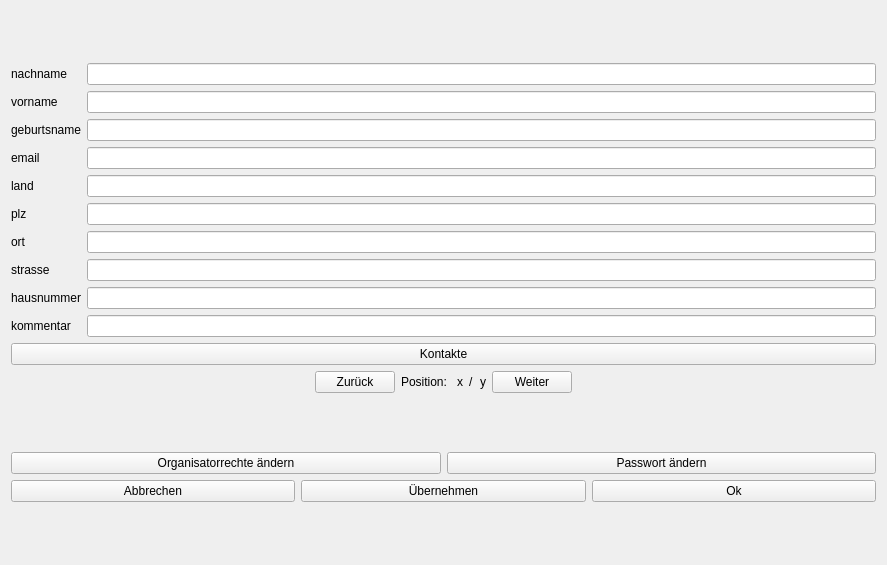
<?xml version="1.0" encoding="UTF-8"?>
<ui version="4.0">
 <class>ProfileView</class>
 <widget class="QWidget" name="ProfileView">
  <property name="geometry">
   <rect>
    <x>0</x>
    <y>0</y>
    <width>887</width>
    <height>565</height>
   </rect>
  </property>
  <property name="windowTitle">
   <string>Form</string>
  </property>
  <layout class="QVBoxLayout" name="verticalLayout_2">
   <item>
    <spacer name="verticalSpacer">
     <property name="orientation">
      <enum>Qt::Vertical</enum>
     </property>
     <property name="sizeHint" stdset="0">
      <size>
       <width>20</width>
       <height>11</height>
      </size>
     </property>
    </spacer>
   </item>
   <item>
    <layout class="QFormLayout" name="formLayout">
     <item row="0" column="0">
      <widget class="QLabel" name="nachnameLbl">
       <property name="text">
        <string>nachname</string>
       </property>
      </widget>
     </item>
     <item row="0" column="1">
      <widget class="QLineEdit" name="nachnameTbx"/>
     </item>
     <item row="1" column="0">
      <widget class="QLabel" name="vornameLbl">
       <property name="text">
        <string>vorname</string>
       </property>
      </widget>
     </item>
     <item row="1" column="1">
      <widget class="QLineEdit" name="vornameTbx"/>
     </item>
     <item row="2" column="0">
      <widget class="QLabel" name="geburtsnameLbl">
       <property name="text">
        <string>geburtsname</string>
       </property>
      </widget>
     </item>
     <item row="2" column="1">
      <widget class="QLineEdit" name="geburtsnameTbx"/>
     </item>
     <item row="3" column="0">
      <widget class="QLabel" name="emailLbl">
       <property name="text">
        <string>email</string>
       </property>
      </widget>
     </item>
     <item row="3" column="1">
      <widget class="QLineEdit" name="emailTbx"/>
     </item>
     <item row="4" column="0">
      <widget class="QLabel" name="landLbl">
       <property name="text">
        <string>land</string>
       </property>
      </widget>
     </item>
     <item row="4" column="1">
      <widget class="QLineEdit" name="landTbx"/>
     </item>
     <item row="5" column="0">
      <widget class="QLabel" name="plzLbl">
       <property name="text">
        <string>plz</string>
       </property>
      </widget>
     </item>
     <item row="5" column="1">
      <widget class="QLineEdit" name="plzTbx"/>
     </item>
     <item row="6" column="0">
      <widget class="QLabel" name="ortLbl">
       <property name="text">
        <string>ort</string>
       </property>
      </widget>
     </item>
     <item row="6" column="1">
      <widget class="QLineEdit" name="ortTbx"/>
     </item>
     <item row="7" column="0">
      <widget class="QLabel" name="strasseLbl">
       <property name="text">
        <string>strasse</string>
       </property>
      </widget>
     </item>
     <item row="7" column="1">
      <widget class="QLineEdit" name="strasseTbx"/>
     </item>
     <item row="8" column="0">
      <widget class="QLabel" name="hausnummerLbl">
       <property name="text">
        <string>hausnummer</string>
       </property>
      </widget>
     </item>
     <item row="8" column="1">
      <widget class="QLineEdit" name="hausnummerTbx"/>
     </item>
     <item row="9" column="0">
      <widget class="QLabel" name="label">
       <property name="text">
        <string>kommentar</string>
       </property>
      </widget>
     </item>
     <item row="9" column="1">
      <widget class="QLineEdit" name="kommentarTbx"/>
     </item>
    </layout>
   </item>
   <item>
    <widget class="QPushButton" name="kontakteBtn">
     <property name="text">
      <string>Kontakte</string>
     </property>
    </widget>
   </item>
   <item>
    <layout class="QHBoxLayout" name="horizontalLayout_3">
     <item>
      <spacer name="horizontalSpacer">
       <property name="orientation">
        <enum>Qt::Horizontal</enum>
       </property>
       <property name="sizeHint" stdset="0">
        <size>
         <width>40</width>
         <height>20</height>
        </size>
       </property>
      </spacer>
     </item>
     <item>
      <widget class="QPushButton" name="prevBtn">
       <property name="text">
        <string>Zurück</string>
       </property>
      </widget>
     </item>
     <item>
      <widget class="QLabel" name="label_2">
       <property name="text">
        <string>Position: </string>
       </property>
      </widget>
     </item>
     <item>
      <widget class="QLabel" name="curPosLbl">
       <property name="text">
        <string>x</string>
       </property>
      </widget>
     </item>
     <item>
      <widget class="QLabel" name="label_4">
       <property name="text">
        <string>/</string>
       </property>
      </widget>
     </item>
     <item>
      <widget class="QLabel" name="maxPosLbl">
       <property name="text">
        <string>y</string>
       </property>
      </widget>
     </item>
     <item>
      <widget class="QPushButton" name="nextBtn">
       <property name="text">
        <string>Weiter</string>
       </property>
      </widget>
     </item>
     <item>
      <spacer name="horizontalSpacer_2">
       <property name="orientation">
        <enum>Qt::Horizontal</enum>
       </property>
       <property name="sizeHint" stdset="0">
        <size>
         <width>40</width>
         <height>20</height>
        </size>
       </property>
      </spacer>
     </item>
    </layout>
   </item>
   <item>
    <spacer name="verticalSpacer_3">
     <property name="orientation">
      <enum>Qt::Vertical</enum>
     </property>
     <property name="sizeHint" stdset="0">
      <size>
       <width>20</width>
       <height>40</height>
      </size>
     </property>
    </spacer>
   </item>
   <item>
    <layout class="QVBoxLayout" name="verticalLayout">
     <item>
      <layout class="QHBoxLayout" name="horizontalLayout_2">
       <item>
        <widget class="QPushButton" name="orgRechteBtn">
         <property name="text">
          <string>Organisatorrechte ändern</string>
         </property>
        </widget>
       </item>
       <item>
        <widget class="QPushButton" name="pwAendernBtn">
         <property name="text">
          <string>Passwort ändern</string>
         </property>
        </widget>
       </item>
      </layout>
     </item>
     <item>
      <layout class="QHBoxLayout" name="horizontalLayout">
       <item>
        <widget class="QPushButton" name="abbBtn">
         <property name="text">
          <string>Abbrechen</string>
         </property>
        </widget>
       </item>
       <item>
        <widget class="QPushButton" name="uebernehmenBtn">
         <property name="text">
          <string>Übernehmen</string>
         </property>
        </widget>
       </item>
       <item>
        <widget class="QPushButton" name="okBtn">
         <property name="text">
          <string>Ok</string>
         </property>
        </widget>
       </item>
      </layout>
     </item>
    </layout>
   </item>
   <item>
    <spacer name="verticalSpacer_2">
     <property name="orientation">
      <enum>Qt::Vertical</enum>
     </property>
     <property name="sizeHint" stdset="0">
      <size>
       <width>20</width>
       <height>12</height>
      </size>
     </property>
    </spacer>
   </item>
  </layout>
 </widget>
 <resources/>
 <connections/>
</ui>
